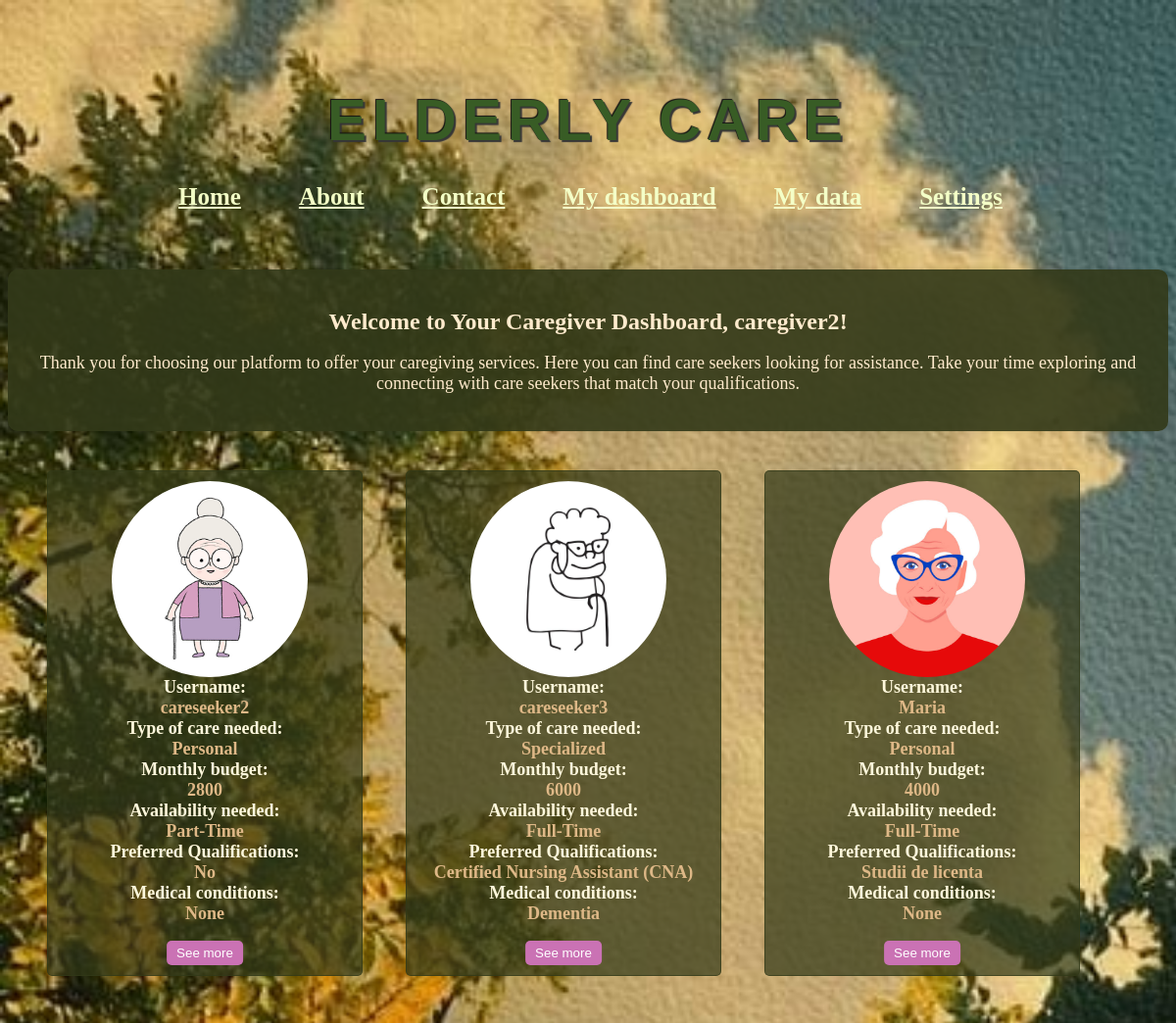
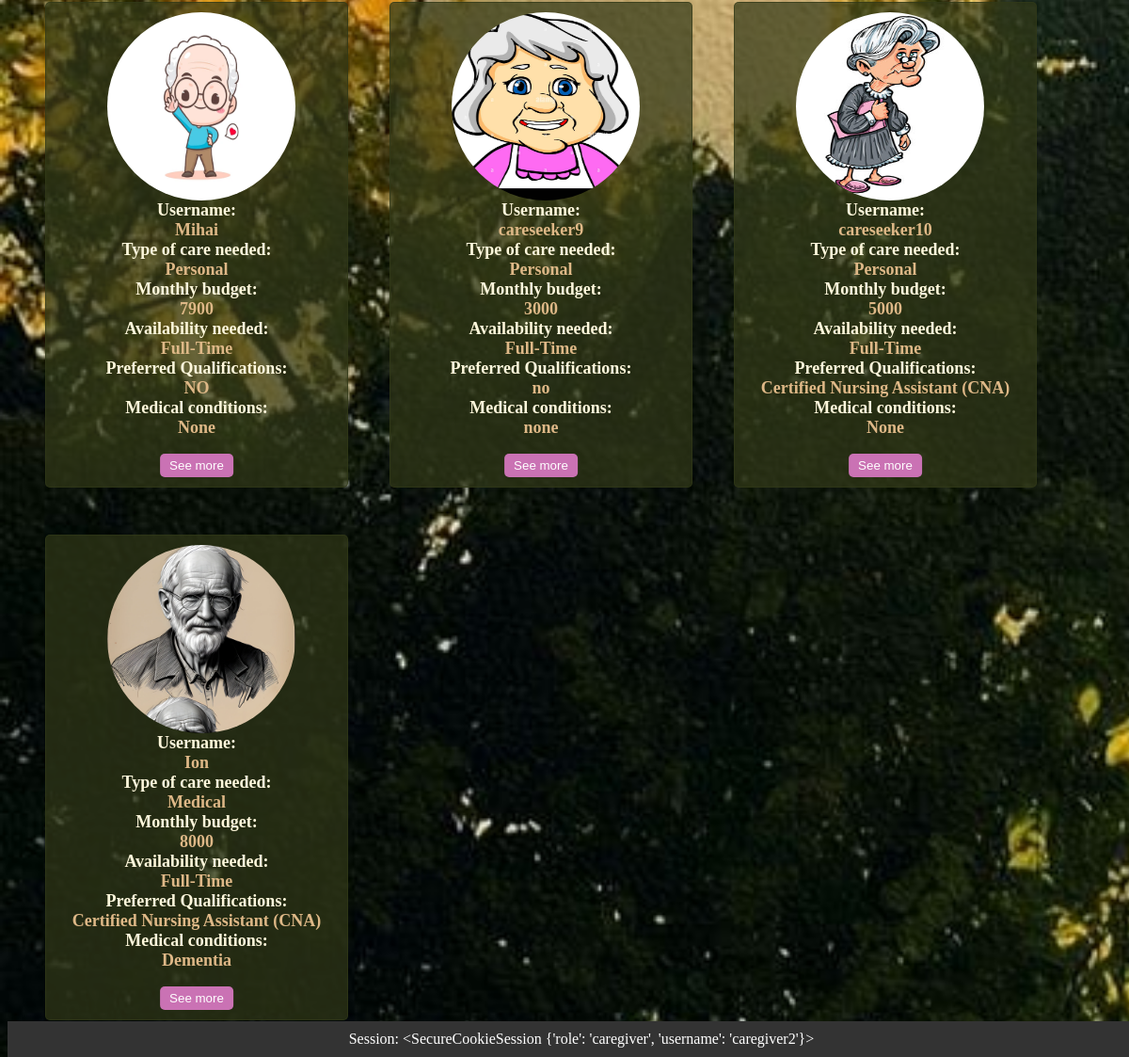
Screenshot of /caregiver_dashboard (signed in) with the database file from the repository (2 pictures, top to bottom).
### app/models.py (models this page shows, shortened)
class Users(db.Model, UserMixin):
    __tablename__ = 'users'
    id = db.Column(db.Integer, primary_key=True)
    username = db.Column(db.String(50), unique=True, nullable=False)
    email = db.Column(db.String(120), unique=True, nullable=False)
    password = db.Column(db.String(255), nullable=False)
    location = db.Column(db.String(60), nullable=False)
    phone_number = db.Column(db.String(20), nullable=False)
    role = db.Column(db.String(15), nullable=False)
    age = db.Column(db.Integer)
    experience = db.Column(db.Integer)
    references = db.Column(ChoiceType([('Yes', 'yes'), ('No', 'no'), ('N/A', 'n/a')]))
    availability = db.Column(ChoiceType([('Full-Time', 'FT'), ('Part-Time', 'PT')]))
    languages_spoken = db.Column(db.String(100))
    background_check = db.Column(db.Boolean)
    additional_notes = db.Column(db.Text)
    type_of_care_needed = db.Column(db.String(100))
    monthly_budget = db.Column(db.Integer)
    availability_needed = db.Column(ChoiceType([('Full-Time', 'FT'), ('Part-Time', 'PT')]))
    preferred_qualifications = db.Column(db.String(100))
    medical_conditions = db.Column(db.String(100))
    picture = db.Column(db.String(300))

### app/routes.py (the view)
@auth_blueprint.route('/caregiver_dashboard')
def caregiver_dashboard():
    print('User authenticated before @login_required:', current_user.is_authenticated)
    print("Session:", session)
    if session.get('role') == 'caregiver':
        care_seekers = Users.query.filter_by(role='care_seeker').all()
        return render_template('caregiver_dashboard.html', care_seekers=care_seekers)
    else:
        flash('Access denied. Log in as careseeker', 'error')
        return redirect(url_for('home.homepage'))

### app/templates/caregiver_dashboard.html (shortened to what this page needs)
{% extends 'base.html' %}
{% block content %}
    <div class="greeting" style="text-align: center; margin-top: 40px; padding: 20px; background-color: rgb(50, 57, 25, 0.9); border-radius: 10px; box-shadow: 0 0 10px rgba(0, 0, 0, 0.1);">
        <h2 style="font-size: 24px; margin-bottom: 10px; color: blanchedalmond;">Welcome to Your Caregiver Dashboard, {{ session['username'] }}!</h2>
        <p style="font-size: 18px; color: blanchedalmond;">Thank you for choosing our platform to offer your caregiving services. Here you can find care seekers looking for assistance. Take your time exploring and connecting with care seekers that match your qualifications.</p>
    </div>
        {% for care_seeker in care_seekers %}
            <div class="care_seekers-box">
                {% if care_seeker.picture %}
    <img src="{{ url_for('home.uploaded_file', filename=care_seeker.picture.split('/')[-1]) }}" alt="Caregiver Picture" style="width: 200px; height: 200px; border-radius: 50%; margin-left:55px">
{% endif %}
                <strong>Username:</strong> <span style="color: burlywood; font-size: large; font-weight: 600;"> {{ care_seeker.username }} <br>
                <strong>Type of care needed:</strong> <br> {{ care_seeker.type_of_care_needed }} <br>
                <strong>Monthly budget:</strong> <br> {{ care_seeker.monthly_budget }} <br>
                <strong>Availability needed:</strong> <br>{% if care_seeker.availability_needed == 'Full-Time' %}Full-Time{% elif care_seeker.availability_needed == 'Part-Time' %}Part-Time{% else %}{{ care_seeker.availability_needed }}{% endif %}<br>
                <strong>Preferred Qualifications:</strong> <br>{{ care_seeker.preferred_qualifications }} <br>
                <strong>Medical conditions:</strong> <br> {{ care_seeker.medical_conditions }} <br>
                <br>
                <br>
                <button class="see-more-button">See more</button>
            </div>
        {% endfor %}
    </div>
    <form action="{{ url_for('auth.logout') }}" method="POST">
        <button type="submit" class="logout-button">Logout</button>
    </form>
{% endblock %}

### app/templates/base.html (style rules this page uses)
body { background-image: url("static/bck.jpg"); background-size: cover; background-repeat: no-repeat; background-color: #153537; }

### app/templates/caregiver_dashboard.html (style rules this page uses)
.care_seekers-box { border: 1px solid rgb(50, 57, 25, 0.7); border-radius: 5px; padding: 10px; margin-bottom: 10px; margin-top: 40px; margin-left: 40px; width: 300px; background-color: rgb(50, 57, 25, 0.7); display: inline-grid; vertical-align: top; position: relative; text-align: center; }
.care_seekers-box strong { color: cornsilk; font-size: large; }
.see-more-button { position: absolute; bottom: 10px; left: 50%; transform: translateX(-50%); padding: 5px 10px; background-color:#ca72b4; color: #fff; border: none; border-radius: 5px; cursor: pointer; }

### rows the page displays
Users: picture (picture), username "careseeker2", type_of_care_needed "Personal", monthly_budget "2800", availability_needed "Part-Time", preferred_qualifications "No", medical_conditions "None"
Users: picture (picture), username "careseeker3", type_of_care_needed "Specialized", monthly_budget "6000", availability_needed "Full-Time", preferred_qualifications "Certified Nursing Assistant (CNA)", medical_conditions "Dementia"
Users: picture (picture), username "Maria", type_of_care_needed "Personal", monthly_budget "4000", availability_needed "Full-Time", preferred_qualifications "Studii de licenta", medical_conditions "None"
Users: picture (picture), username "Mihai", type_of_care_needed "Personal", monthly_budget "7900", availability_needed "Full-Time", preferred_qualifications "NO", medical_conditions "None"
Users: picture (picture), username "careseeker9", type_of_care_needed "Personal", monthly_budget "3000", availability_needed "Full-Time", preferred_qualifications "no", medical_conditions "none"
Users: picture (picture), username "careseeker10", type_of_care_needed "Personal", monthly_budget "5000", availability_needed "Full-Time", preferred_qualifications "Certified Nursing Assistant (CNA)", medical_conditions "None"
Users: picture (picture), username "Ion", type_of_care_needed "Medical", monthly_budget "8000", availability_needed "Full-Time", preferred_qualifications "Certified Nursing Assistant (CNA)", medical_conditions "Dementia"

### other values shown
{{ session['username'] }} "caregiver2"
{{ session }} "<SecureCookieSession {'role': 'caregiver', 'username': 'caregiver2'}>"
